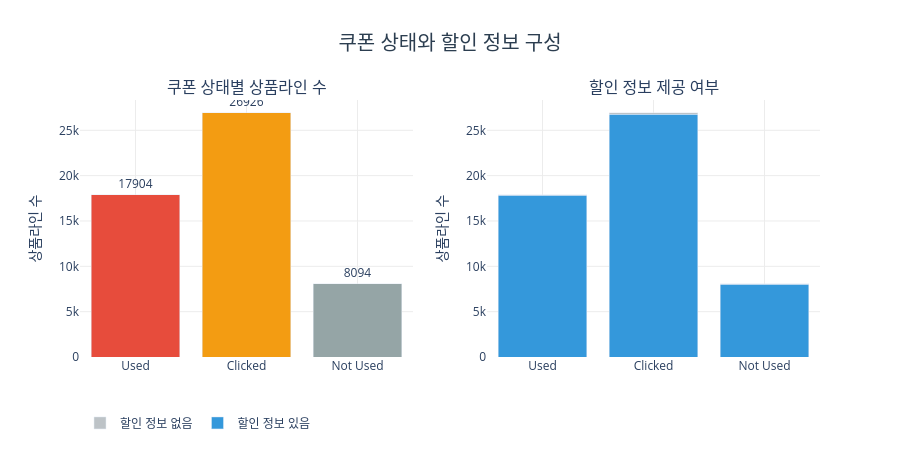

The cell this chart's notebook holds for it:
### Code cell
status_order=['Used','Clicked','Not Used']
status_counts=(sales_lines['쿠폰상태'].value_counts().reindex(status_order).fillna(0))
coverage=(sales_lines.groupby(['쿠폰상태','할인정보제공여부']).size()
    .unstack(fill_value=0).reindex(status_order).fillna(0))
fig=make_subplots(rows=1,cols=2,
    subplot_titles=['쿠폰 상태별 상품라인 수','할인 정보 제공 여부'])
colors={'Used':'#e74c3c','Clicked':'#f39c12','Not Used':'#95a5a6'}
fig.add_trace(go.Bar(x=status_order,y=status_counts.values,
    marker_color=[colors[s] for s in status_order],text=status_counts.values,
    textposition='outside',showlegend=False),row=1,col=1)
for provided,label,color in [(1,'할인 정보 있음','#3498db'),
                             (0,'할인 정보 없음','#bdc3c7')]:
    fig.add_trace(go.Bar(x=status_order,y=coverage.get(provided,pd.Series(0,index=status_order)),
        name=label,marker_color=color),row=1,col=2)
fig.update_layout(title=dict(text='쿠폰 상태와 할인 정보 구성',x=0.5,xanchor='center',
    font=dict(size=20,color='#2c3e50')),height=450,plot_bgcolor='white',
    barmode='stack',legend=dict(orientation='h',y=-0.2))
fig.update_yaxes(gridcolor='#ececec',title_text='상품라인 수')
fig.update_xaxes(gridcolor='#ececec')
fig

### Figure 1 — Plotly figure (JSON) as saved in the notebook; plotly's stock layout.template omitted (floating-point values rounded to 4 significant figures)
{"data": [{"marker": {"color": ["#e74c3c", "#f39c12", "#95a5a6"]}, "showlegend": false, "text": [17900.0, 26930.0, 8094.0], "textposition": "outside", "type": "bar", "x": ["Used", "Clicked", "Not Used"], "xaxis": "x", "y": [17904, 26926, 8094], "yaxis": "y"}, {"marker": {"color": "#3498db"}, "name": "할인 정보 있음", "type": "bar", "x": ["Used", "Clicked", "Not Used"], "xaxis": "x2", "y": [17823, 26792, 8044], "yaxis": "y2"}, {"marker": {"color": "#bdc3c7"}, "name": "할인 정보 없음", "type": "bar", "x": ["Used", "Clicked", "Not Used"], "xaxis": "x2", "y": [81, 134, 50], "yaxis": "y2"}], "layout": {"annotations": [{"font": {"size": 16}, "showarrow": false, "text": "쿠폰 상태별 상품라인 수", "x": 0.225, "xanchor": "center", "xref": "paper", "y": 1, "yanchor": "bottom", "yref": "paper"}, {"font": {"size": 16}, "showarrow": false, "text": "할인 정보 제공 여부", "x": 0.775, "xanchor": "center", "xref": "paper", "y": 1, "yanchor": "bottom", "yref": "paper"}], "barmode": "stack", "height": 450, "legend": {"orientation": "h", "y": -0.2}, "plot_bgcolor": "white", "title": {"font": {"color": "#2c3e50", "size": 20}, "text": "쿠폰 상태와 할인 정보 구성", "x": 0.5, "xanchor": "center"}, "xaxis": {"anchor": "y", "domain": [0, 0.45], "gridcolor": "#ececec"}, "xaxis2": {"anchor": "y2", "domain": [0.55, 1], "gridcolor": "#ececec"}, "yaxis": {"anchor": "x", "domain": [0, 1], "gridcolor": "#ececec", "title": {"text": "상품라인 수"}}, "yaxis2": {"anchor": "x2", "domain": [0, 1], "gridcolor": "#ececec", "title": {"text": "상품라인 수"}}}}
